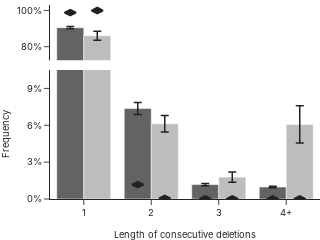

This figure's notebook cell:
### Code cell
fig = length_plots(data, 'deletions')
fig.update_yaxes(title='Frequency', range=[0, 0.105], row=2, dtick=0.03, title_font_size=28/3, tickfont_size=28/3)
fig.update_yaxes(range=[0.725, 1.03], row=1, dtick=0.2, title_font_size=28/3, tickfont_size=28/3)
fig.update_xaxes(title='Length of consecutive deletions', title_font_size=28/3, tickfont_size=28/3)
fig.show()
fig.write_image("length_dels.svg")

### Figure 1 — Plotly figure (JSON) as saved in the notebook; plotly's stock layout.template omitted (floating-point values rounded to 4 significant figures)
{"data": [{"error_y": {"array": [0.006417, 0.004895, 0.0009205, 0.0006925], "color": "#222222", "thickness": 1.5, "type": "data", "visible": true}, "marker": {"color": "#636363"}, "type": "bar", "x": [1, 2, 3, 4], "xaxis": "x", "y": [0.9048, 0.07367, 0.01174, 0.009779], "yaxis": "y"}, {"error_y": {"array": [0.006417, 0.004895, 0.0009205, 0.0006925], "color": "#222222", "thickness": 1.5, "type": "data", "visible": true}, "marker": {"color": "#636363"}, "type": "bar", "x": [1, 2, 3, 4], "xaxis": "x2", "y": [0.9048, 0.07367, 0.01174, 0.009779], "yaxis": "y2"}, {"marker": {"color": "#222222", "line": {"color": "#222222", "width": 2}, "size": 8, "symbol": "diamond-wide"}, "mode": "markers", "type": "scatter", "x": [0.8, 1.8, 2.8, 3.8], "xaxis": "x", "y": [0.9882, 0.01167, 1.648e-06, 1.628e-06], "yaxis": "y"}, {"marker": {"color": "#222222", "line": {"color": "#222222", "width": 2}, "size": 8, "symbol": "diamond-wide"}, "mode": "markers", "type": "scatter", "x": [0.8, 1.8, 2.8, 3.8], "xaxis": "x2", "y": [0.9882, 0.01167, 1.648e-06, 1.628e-06], "yaxis": "y2"}, {"error_y": {"array": [0.02502, 0.006731, 0.004124, 0.01512], "color": "#222222", "thickness": 1.5, "type": "data", "visible": true}, "marker": {"color": "#bdbdbd"}, "type": "bar", "x": [1, 2, 3, 4], "xaxis": "x", "y": [0.8602, 0.06124, 0.01781, 0.06071], "yaxis": "y"}, {"error_y": {"array": [0.02502, 0.006731, 0.004124, 0.01512], "color": "#222222", "thickness": 1.5, "type": "data", "visible": true}, "marker": {"color": "#bdbdbd"}, "type": "bar", "x": [1, 2, 3, 4], "xaxis": "x2", "y": [0.8602, 0.06124, 0.01781, 0.06071], "yaxis": "y2"}, {"marker": {"color": "#222222", "line": {"color": "#222222", "width": 2}, "size": 8, "symbol": "diamond-wide"}, "mode": "markers", "type": "scatter", "x": [1.2, 2.2, 3.2, 4.2], "xaxis": "x", "y": [0.9994, 0.0005635, 1.793e-10, 1.792e-10], "yaxis": "y"}, {"marker": {"color": "#222222", "line": {"color": "#222222", "width": 2}, "size": 8, "symbol": "diamond-wide"}, "mode": "markers", "type": "scatter", "x": [1.2, 2.2, 3.2, 4.2], "xaxis": "x2", "y": [0.9994, 0.0005635, 1.793e-10, 1.792e-10], "yaxis": "y2"}], "layout": {"barmode": "group", "font": {"family": "Inter"}, "height": 175, "legend": {"font": {"size": 9.333}}, "margin": {"b": 0, "l": 50, "r": 0, "t": 5}, "showlegend": false, "width": 245, "xaxis": {"anchor": "y", "domain": [0, 1], "matches": "x2", "range": [0.5, 4.5], "showticklabels": false, "tickfont": {"size": 9.333}, "tickmode": "array", "ticktext": ["1", "2", "3", "4+"], "tickvals": [1, 2, 3, 4], "title": {"font": {"size": 9.333}, "text": "Length of consecutive deletions"}, "visible": false}, "xaxis2": {"anchor": "y2", "domain": [0, 1], "range": [0.5, 4.5], "showticklabels": true, "tickfont": {"size": 9.333}, "tickmode": "array", "ticktext": ["1", "2", "3", "4+"], "tickvals": [1, 2, 3, 4], "title": {"font": {"size": 9.333}, "text": "Length of consecutive deletions"}, "visible": true}, "yaxis": {"anchor": "x", "domain": [0.715, 1], "dtick": 0.2, "range": [0.725, 1.03], "tickfont": {"size": 9.333}, "tickformat": ",.0%", "title": {"font": {"size": 9.333}}}, "yaxis2": {"anchor": "x2", "domain": [0, 0.665], "dtick": 0.03, "range": [0, 0.105], "tickfont": {"size": 9.333}, "tickformat": ",.0%", "title": {"font": {"size": 9.333}, "text": "Frequency"}}}}
